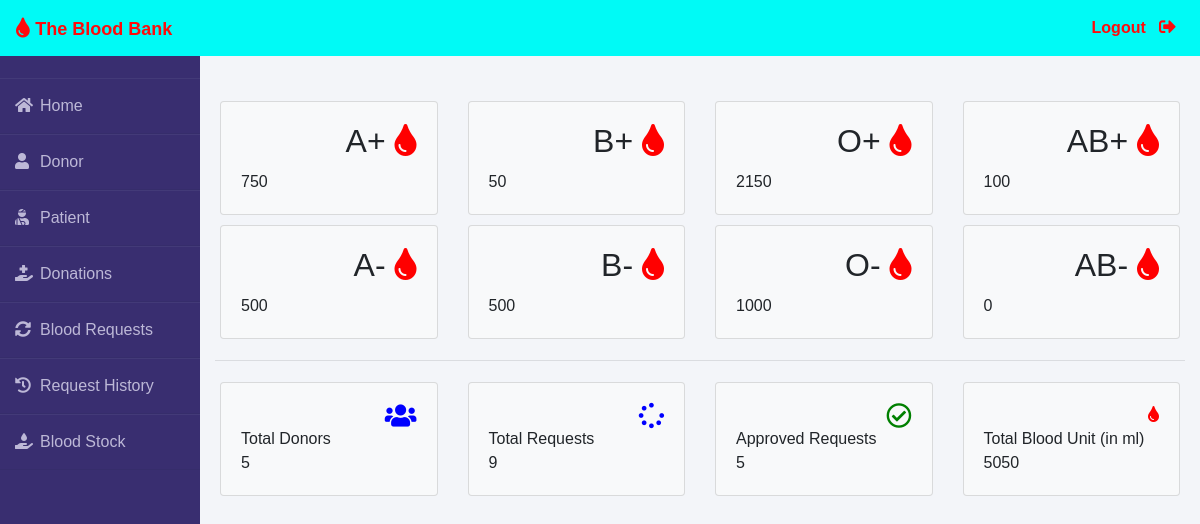
The app's page /admin-dashboard (signed in) with its own data.
### blood/models.py (models this page shows, shortened)
class Stock(models.Model):
    bloodgroup=models.CharField(max_length=10)
    unit=models.PositiveIntegerField(default=0)

### blood/views.py (the view)
# urls.py: path('admin-dashboard', views.admin_dashboard_view,name='admin-dashboard'),
@login_required(login_url='adminlogin')
def admin_dashboard_view(request):
    totalunit=models.Stock.objects.aggregate(Sum('unit'))
    dict={
        'A1':models.Stock.objects.get(bloodgroup="A+"),
        'A2':models.Stock.objects.get(bloodgroup="A-"),
        'B1':models.Stock.objects.get(bloodgroup="B+"),
        'B2':models.Stock.objects.get(bloodgroup="B-"),
        'AB1':models.Stock.objects.get(bloodgroup="AB+"),
        'AB2':models.Stock.objects.get(bloodgroup="AB-"),
        'O1':models.Stock.objects.get(bloodgroup="O+"),
        'O2':models.Stock.objects.get(bloodgroup="O-"),
        'totaldonors':dmodels.Donor.objects.all().count(),
        'totalbloodunit':totalunit['unit__sum'],
        'totalrequest':models.BloodRequest.objects.all().count(),
        'totalapprovedrequest':models.BloodRequest.objects.all().filter(status='Approved').count()
    }
    return render(request,'blood/admin_dashboard.html',context=dict)

### templates/blood/admin_dashboard.html
{% extends 'blood/adminbase.html' %}
{% block content %}
<br><br>
<div class="container">
    <div class="row">
        <div class="col-sm-3">
          <div class="card bg-light">
            <div class="card-body">
                <div class="blood">
                    <h2>A+ <i class="fas fa-tint"></i></h2>
                </div><br><br>
                <div>
                    {{A1.unit}}
                </div>
            </div>
          </div>
        </div>
        <div class="col-sm-3">
            <div class="card bg-light">
                <div class="card-body">
                    <div class="blood">
                        <h2>B+ <i class="fas fa-tint"></i></h2>
                    </div><br><br>
                    <div>
                      {{B1.unit}}
                    </div>
                </div>
              </div>
        </div>
        <div class="col-sm-3">
            <div class="card bg-light">
                <div class="card-body">
                    <div class="blood">
                        <h2>O+ <i class="fas fa-tint"></i></h2>
                    </div><br><br>
                    <div>
                      {{O1.unit}}
                    </div>
                </div>
              </div>
          </div>
          <div class="col-sm-3">
            <div class="card bg-light">
                <div class="card-body">
                    <div class="blood">
                        <h2>AB+ <i class="fas fa-tint"></i></h2>
                    </div><br><br>
                    <div>
                      {{AB1.unit}}
                    </div>
                </div>
              </div>
          </div>
      </div>
      <div class="row">
        <div class="col-sm-3">
          <div class="card bg-light">
            <div class="card-body">
                <div class="blood">
                    <h2>A- <i class="fas fa-tint"></i></h2>
                </div><br><br>
                <div>
                  {{A2.unit}}
                </div>
            </div>
          </div>
        </div>
        <div class="col-sm-3">
            <div class="card bg-light">
                <div class="card-body">
                    <div class="blood">
                        <h2>B- <i class="fas fa-tint"></i></h2>
                    </div><br><br>
                    <div>
                      {{B2.unit}}
                    </div>
                </div>
              </div>
        </div>
        <div class="col-sm-3">
            <div class="card bg-light">
                <div class="card-body">
                    <div class="blood">
                        <h2>O- <i class="fas fa-tint"></i></h2>
                    </div><br><br>
                    <div>
                      {{O2.unit}}
                    </div>
                </div>
              </div>
          </div>
          <div class="col-sm-3">
            <div class="card bg-light">
                <div class="card-body">
                    <div class="blood">
                        <h2>AB- <i class="fas fa-tint"></i></h2>
                    </div><br><br>
                    <div>
                      {{AB2.unit}}
                    </div>
                </div>
              </div>
          </div>
      </div>
<hr>
    <div class="row">
      <div class="col-sm-3">
        <div class="card bg-light">
          <div class="card-body">
              <div class="blood">
                  <i class="fas fa-users"></i>
              </div><br>
              <div>
                  Total Donors <br>
                  {{totaldonors}}
              </div>
          </div>
        </div>
      </div>
      <div class="col-sm-3">
          <div class="card bg-light">
              <div class="card-body">
                  <div class="blood">
                      <i class="fas fa-spinner"></i>
                  </div><br>
                  <div>
                      Total Requests <br>
                     {{totalrequest}}
                  </div>
              </div>
            </div>
      </div>
      <div class="col-sm-3">
          <div class="card bg-light">
              <div class="card-body">
                  <div class="blood">
                      <i class="far fa-check-circle" style="color: green;"></i>
                  </div><br>
                  <div>
                      Approved Requests <br>
                      {{totalapprovedrequest}}
                  </div>
              </div>
            </div>
        </div>
        <div class="col-sm-3">
          <div class="card bg-light">
              <div class="card-body">
                  <div class="blood">
                      <i class="fas fa-tint"></i>
                  </div><br>
                  <div>
                      Total Blood Unit (in ml) <br>
                      {{totalbloodunit}}
                  </div>
              </div>
            </div>
        </div>
    </div>
</div>
{% endblock content %}

### static/css/navstyle.css (style rules this page uses)
.row { padding: 5px; }
.fa-tint { color: red; }
.blood { float: right; }
.fa-users { color: blue; font-size: 3ex; }
.fa-spinner { color: blue; font-size: 3ex; }
.fa-check-circle { color: blue; font-size: 3ex; }
* { margin: 0; padding: 0; box-sizing: border-box; list-style: none; text-decoration: none; font-family: 'Josefin Sans', sans-serif; }
body { background-color: #f3f5f9; }

### records on screen
Stock: unit "750"
Stock: unit "50"
Stock: unit "2150"
Stock: unit "100"
Stock: unit "500"
Stock: unit "500"
Stock: unit "1000"
Stock: unit "0"

### other values on screen
{{ totaldonors }} "5"
{{ totalrequest }} "9"
{{ totalapprovedrequest }} "5"
{{ totalbloodunit }} "5050"
